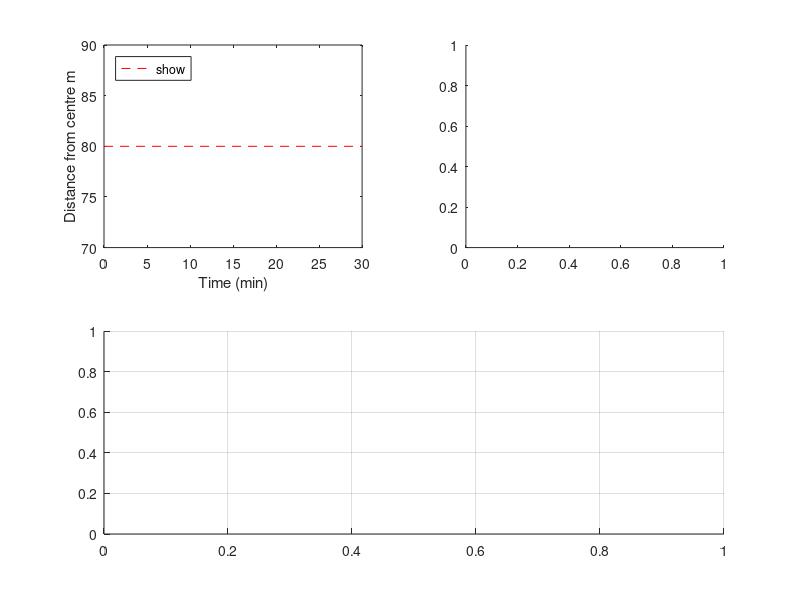

This figure's MATLAB source: (Note: this script raises an error after producing the figure.)
function [eta, x, u] = SuccessiveApproximationsSphericalKeepOut()
% Trying to replicate result in Ortolano paper
% This function implements a spherical keep out zone for proximity
% operations near a non rotating spacecraft using successive approximations
% to push violating points outside of the keep out zone. Each problem
% solved is convex, however it is ?unclear (to me for now)? whether this method 
% converges to the optimal solution of the original problem. 

%% Setup problem: 
SOCP_Params = GetSOCP_Inputs();
SOCP_Params.numSteps = 41;
rng(SOCP_Params.randomSeed);
% Initial and final states of chaser
SOCP_Params.rInit = [0;0;0.1]; % x is r-bar, y is v-bar, z is cross track
SOCP_Params.vInit = randn(3,1).*1e-5; %std dev = 10cm/s

SOCP_Params.rFinal = [0.1;0;0]; % x is r-bar, y is v-bar, z is cross track
SOCP_Params.vFinal = [0;0;0];
SOCP_Params.simTimeHours = 0.5; 

time = linspace(0,SOCP_Params.simTimeHours,SOCP_Params.numSteps).*60;
sphereRadius = 0.08;
numSuccessiveApproximations = 6;
currentIterationNum = 0; 

hFigWaypoints = figure('Name','Waypoint Following'); 
ax1 = subplot(2,2,2); 
ax2 = subplot(2,2,3:4); grid on; hold on; 
ax3 = subplot(2,2,1); 

plot(time([1,SOCP_Params.numSteps]),[sphereRadius,sphereRadius].*1e3,'r--','DisplayName','KeepOutZone')
xlabel('Time (min)'), ylabel('Distance from centre m');
legend('show','location','northwest');

%% Step 1: Solve unconstrained problem
[eta, x, u] = OptimalApproachTrajCW(SOCP_Params);

AddCW_TrajToPlot(x,ax1,'UnconstrainedTrajectory');
s = PlotSphereConstraint(ax1,sphereRadius); set(s,'FaceColor',[0.1185 0.6541 0.8834]);
ShowViolatingPoints(ax1,x,sphereRadius);
axes(ax2); plot(time,vecnorm(x(1:3,:)).*1e3,'DisplayName',['itNum: ',num2str(currentIterationNum)]);
AddControlHistoryToPlot(ax3, eta, SOCP_Params);

%% Step 2: Find violating points and add constraint which pushes point slightly 
% further out of the sphere. The question here is in which direction do you
% push the trajectory? Pushing it to the closest point near the ellipse may
% not be the lowest cost. Is there some convex constraint you can add that 
% pushes it in the direction of lowest cost? 
% Can you reformulate the problem in spherical coordinates to 
% eliminate the nonconvexity? (NO)

err = 1; 
tolerance = 1e-6; % ~1cm

while currentIterationNum < numSuccessiveApproximations && err > tolerance
    currentIterationNum = currentIterationNum+1; 
    
    xPrev = x; 
    if currentIterationNum == 1
        previouslyViolatingPoints = [];
        constraintNumToPointIdx = [];
    else 
        previouslyViolatingPoints = violatingPointIdxs;
        constraintNumToPointIdx = zeros(1,numel(SOCP_Params.planarConstraint));
        for jj = 1:numel(SOCP_Params.planarConstraint)
            constraintNumToPointIdx(jj) = SOCP_Params.planarConstraint(jj).elementNum;
        end 
    end 
    violatingPointIdxs = find(vecnorm(x(1:3,:)) < sphereRadius);
    if ~isempty(violatingPointIdxs), SOCP_Params.usePlanarConstraints = true; end
    for ii = 1:numel(violatingPointIdxs)
        pointIdx = violatingPointIdxs(ii);        
        currentDistFromCentre = vecnorm(x(1:3,pointIdx));
        pushDistance = (sphereRadius-currentDistFromCentre)/...
            (numSuccessiveApproximations-currentIterationNum-2);
        % Formulate Constraints
        if currentIterationNum == 0
            constraintIdx = ii;
        elseif ~isempty(find(previouslyViolatingPoints==pointIdx,1))
            % Update the constraint rather than adding another constraint
            constraintIdx = find(constraintNumToPointIdx==pointIdx);
        else % A new point is now violating the spherical constraint
            constraintIdx = numel(constraintNumToPointIdx)+1; 
        end 
        SOCP_Params.planarConstraint(constraintIdx).elementNum = pointIdx;
        SOCP_Params.planarConstraint(constraintIdx).dirVector = x(1:3,pointIdx)./currentDistFromCentre;
        SOCP_Params.planarConstraint(constraintIdx).minRadius = currentDistFromCentre+pushDistance;

    end 

    %% Step 3: Solve constrained problem
    [eta, x, u] = OptimalApproachTrajCW(SOCP_Params);    
    
    AddCW_TrajToPlot(x,ax1,['itNum: ',num2str(currentIterationNum)]);
    axes(ax2); plot(time,vecnorm(x(1:3,:)).*1e3,'DisplayName',['itNum: ',num2str(currentIterationNum)]);
    AddControlHistoryToPlot(ax3, eta, SOCP_Params);

    %% Step 4: Calculate error
    err = min(min(x-xPrev));
end 

end 

function ShowViolatingPoints(ax,x,rad)
    axes(ax); 
    x2 = x(1:3,:);
    violatingPoints = vecnorm(x2) < rad;
%     violatingPoints = x2(:,vecnorm(x2) < rad);
    plot3(x(3,violatingPoints),x(2,violatingPoints),x(1,violatingPoints),...
        'rx','DisplayName','ViolatingPoints')

end 

function s = EmptyPlanarConstraint()
    s.elementNum = [];
    s.dirVector = [];
    s.minRadius = [];
end 

function SOCP_Params = GetSOCP_Inputs()

    SOCP_Params.numSteps = 101; % Number of discretization steps in control input 
    SOCP_Params.simTimeHours = 3;    
    SOCP_Params.coneConstraintActive = false;  
    SOCP_Params.usePlanarConstraints = false; 
    SOCP_Params.planarConstraints = EmptyPlanarConstraint;

    SOCP_Params.Omega = 0.001; 
    SOCP_Params.aMax = 0.02*1e-3; % Max acceleration of thrusters km/s/s;        
 
    SOCP_Params.randomSeed = 1;    
end 